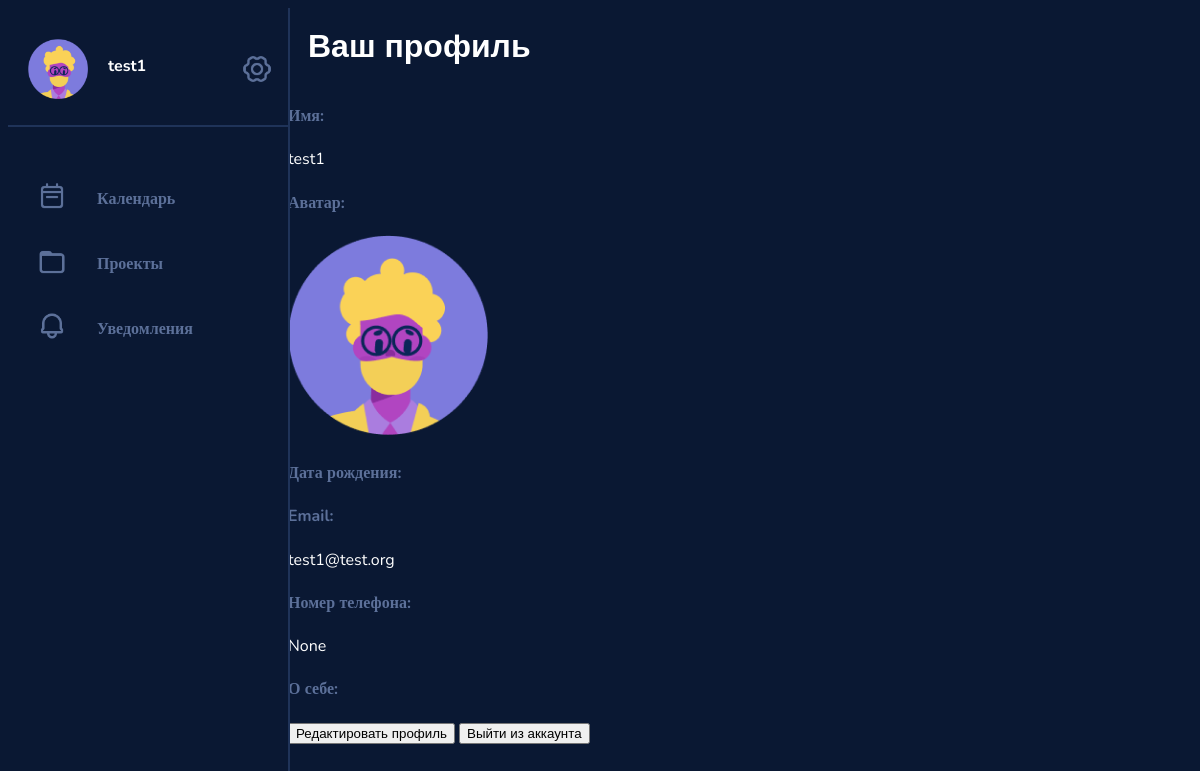
Before: /profile/1 with the older database file.
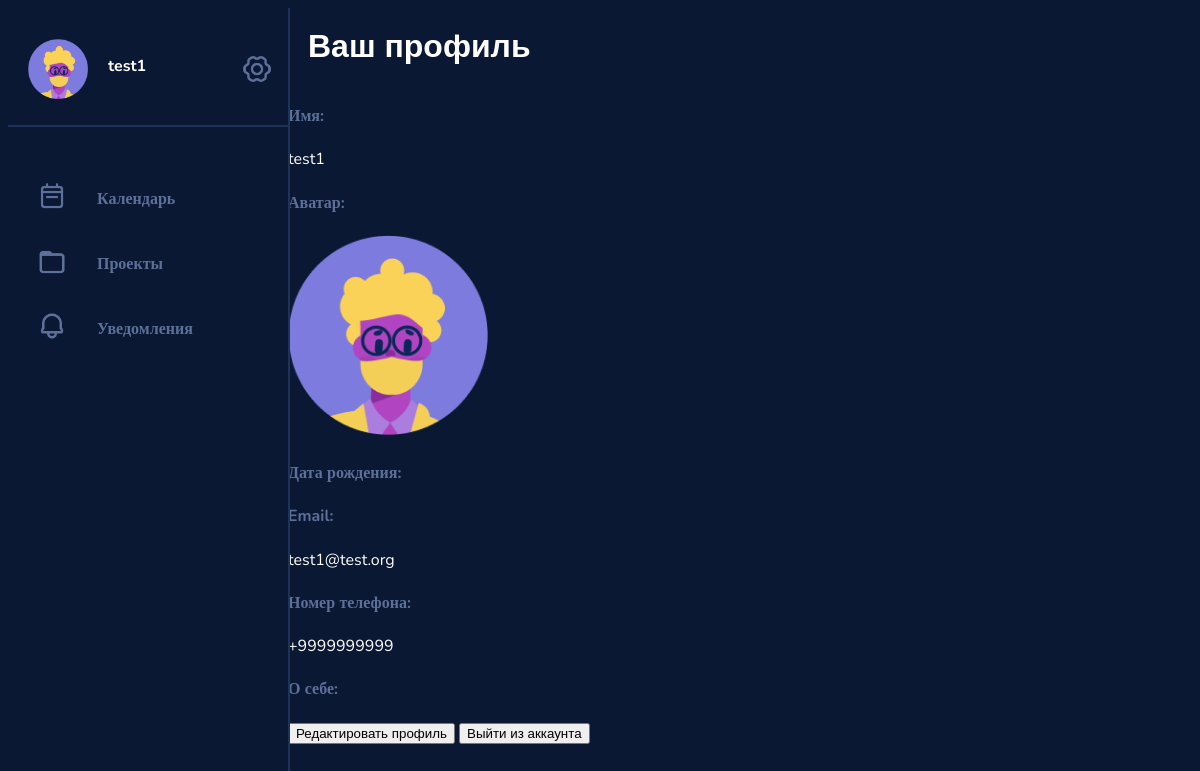
After: the same page with the newer database file.
### data/users.py (models this page shows, shortened)
class User(SqlAlchemyBase, UserMixin, SerializerMixin):
    __tablename__ = 'users'
    id = sqlalchemy.Column(sqlalchemy.Integer, primary_key=True, autoincrement=True)
    login = sqlalchemy.Column(sqlalchemy.String, nullable=True)
    password = sqlalchemy.Column(sqlalchemy.String, nullable=True)
    email = sqlalchemy.Column(sqlalchemy.String, index=True, unique=True, nullable=True)
    phone = sqlalchemy.Column(sqlalchemy.String, index=True, unique=True, nullable=True)
    name = sqlalchemy.Column(sqlalchemy.String, nullable=True)
    birth_date = sqlalchemy.Column(sqlalchemy.DateTime, nullable=True)
    projects = sqlalchemy.Column(sqlalchemy.String, nullable=True, default=None)
    tasks = sqlalchemy.Column(sqlalchemy.String, nullable=True, default=None)
    picture = sqlalchemy.Column(sqlalchemy.Integer, nullable=True)

### services/profile.py (the view)
@blueprint.route('/profile/<int:user_id>')
def profile(user_id):
    db_sess = session.create_session()
    user = db_sess.query(User).get(user_id)
    return render_template('profile.html', title='Verk | Profile', name=user.name, id=user_id, email=user.email,
                           list_of_avatars=list_of_avatars, avatar=user.picture, phone=user.phone)

### data/db_session.py (called while the page is built)
def create_session() -> Session:
    global __factory
    return __factory()

### templates/profile.html (shortened to what this page needs)
<!DOCTYPE html>
<html>
<head>
    <link href="/static/style.css" rel="stylesheet" type="text/css" />
</head>
<body>
{% extends "base.html" %}
{% block content %}
<div class="viewport">
        <div class="profile_info">
            <h1>Ваш профиль</h1>
            <h4>Имя:</h4>
            <p>{{name}}</p>
            <h4>Аватар:</h4>
            <img src={{list_of_avatars[avatar]}}>
            <h4>Дата рождения:</h4>
            <h4>Email:</h4>
            <p>{{email}}</p>
            <h4>Номер телефона:</h4>
            <p>{{phone}}</p>
            <h4>О себе:</h4>
            <button type="submit" onclick="window.location.href='/profile_edit/{{id}}';" value="add_new">Редактировать профиль</button>
            <button type="submit" onclick="window.location.href='/';" value="add_new">Выйти из аккаунта</button>
        </div>
    </div>
{% endblock %}

### templates/base.html (shortened to what this page needs)
<!DOCTYPE html>
<html>
<head>
    <link href="/static/style.css" rel="stylesheet" type="text/css" />
</head>
<body>
    <aside>
        <div class="account_menu">
            <div class="profile_pic">
                <img src="{{list_of_avatars[avatar]}}">
            </div>
            <div class="greeting">
                <h3><a href="/profile/{{id}}">{{name}}</a></h3>
            </div>
            <div class="icon">
                <img src="/static/icons/settings.png">
            </div>
        </div>
        <div class="page_menu">
            <div class="page_element">
                <div class="icon">
                    <img src="/static/icons/calendar.png">
                </div>
                <h4><a href="/agenda/{{id}}">Календарь</a></h4>
            </div>
            <div class="page_element">
                <div class="icon">
                    <img src="/static/icons/folder.png">
                </div>
                <h4><a href="/projects/{{id}}">Проекты</a></h4>
            </div>
            <div class="page_element">
                <div class="icon">
                    <img src="/static/icons/notifications.png">
                </div>
                <h4><a href="/notifications/{{id}}">Уведомления</a></h4>
            </div>
        </div>
    </aside>
{% block content %}{% endblock %}
</body>
</html>

### static/style.css (style rules this page uses)
html, body { height: 100%; width: 100%; background-color: #0A1833; font-family: Nunito, Arial; display: flex; }
h1 { font-family: Arial; color: #FFF; }
h4 { font-family: Nunito; font-size: 16px; color: #5C7099; }
h4 a { color: #5C7099; text-decoration: none; }
h3 { font-family: Nunito; font-size: 16px; color: #FFF; }
p { font-family: Nunito; font-size: 16px; color: #FFF; }
aside { padding-top: 1%; padding: 0%; max-width: 280px; border-width: 0px; border-right-width: 2px; border-style: solid; border-color: #1F3359; position: fixed; background-color: #0A1833; height: 100%; }
.account_menu { display: flex; margin-top: 4%; padding: 20px; margin-bottom: 40px; border-style: solid; border-color: #1F3359; border-width: 0px; border-bottom-width: 2px; }
.greeting { display: grid; margin-left: 20px; min-width: 130px; }
.profile_pic img { width: 60px; }
.page_menu { padding-left: 20px; margin-left: 5px; padding-bottom: 30px; border-style: solid; border-color: #1F3359; border-bottom: None; border-width: 0px; border-bottom-width: 2px; }
.page_element { display: flex; }
.icon img { max-width: 60px; width: 40%; min-width: 30px; margin-left: 4px; margin-top: 15px; }
aside .icon img { margin-right: 120%; }
.viewport { display: grid; margin-left: 280px; width: 100%; }
.viewport h1 { margin-top: 20px; margin-left: 20px; margin-bottom: 40px; margin-right: 20px; }
h3 a { font-family: Nunito; font-size: 16px; color: #FFF; text-decoration: none; }

Changed rows visible on the page:
changed User "test1": phone (not shown) → "+9999999999"
Other visible differences:
{{ phone }}: "None" → (not shown)
